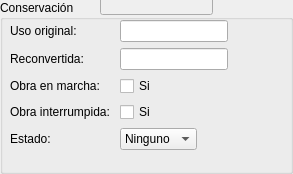
<?xml version="1.0" encoding="UTF-8"?>
<ui version="4.0">
 <class>ConservacionForm</class>
 <widget class="QGroupBox" name="ConservacionForm">
  <property name="geometry">
   <rect>
    <x>0</x>
    <y>0</y>
    <width>293</width>
    <height>174</height>
   </rect>
  </property>
  <property name="font">
   <font>
    <pointsize>9</pointsize>
   </font>
  </property>
  <property name="windowTitle">
   <string>Conservación</string>
  </property>
  <property name="title">
   <string>Conservación</string>
  </property>
  <widget class="QLineEdit" name="cuentaEdit">
   <property name="enabled">
    <bool>false</bool>
   </property>
   <property name="geometry">
    <rect>
     <x>100</x>
     <y>-10</y>
     <width>113</width>
     <height>25</height>
    </rect>
   </property>
  </widget>
  <widget class="QWidget" name="layoutWidget">
   <property name="geometry">
    <rect>
     <x>10</x>
     <y>20</y>
     <width>271</width>
     <height>143</height>
    </rect>
   </property>
   <layout class="QFormLayout" name="formLayout">
    <item row="0" column="0">
     <widget class="QLabel" name="consUsoLbl">
      <property name="minimumSize">
       <size>
        <width>104</width>
        <height>0</height>
       </size>
      </property>
      <property name="maximumSize">
       <size>
        <width>104</width>
        <height>16777215</height>
       </size>
      </property>
      <property name="text">
       <string>Uso original:</string>
      </property>
      <property name="buddy">
       <cstring>consUsoEdit</cstring>
      </property>
     </widget>
    </item>
    <item row="0" column="1">
     <widget class="QLineEdit" name="consUsoEdit">
      <property name="sizePolicy">
       <sizepolicy hsizetype="Fixed" vsizetype="Fixed">
        <horstretch>0</horstretch>
        <verstretch>0</verstretch>
       </sizepolicy>
      </property>
      <property name="maxLength">
       <number>50</number>
      </property>
     </widget>
    </item>
    <item row="1" column="0">
     <widget class="QLabel" name="consReconvertidaLbl">
      <property name="minimumSize">
       <size>
        <width>104</width>
        <height>0</height>
       </size>
      </property>
      <property name="maximumSize">
       <size>
        <width>104</width>
        <height>16777215</height>
       </size>
      </property>
      <property name="text">
       <string>Reconvertida:</string>
      </property>
      <property name="buddy">
       <cstring>consReconvertidaEdit</cstring>
      </property>
     </widget>
    </item>
    <item row="1" column="1">
     <widget class="QLineEdit" name="consReconvertidaEdit">
      <property name="sizePolicy">
       <sizepolicy hsizetype="Fixed" vsizetype="Fixed">
        <horstretch>0</horstretch>
        <verstretch>0</verstretch>
       </sizepolicy>
      </property>
      <property name="maxLength">
       <number>50</number>
      </property>
     </widget>
    </item>
    <item row="2" column="0">
     <widget class="QLabel" name="consObraMarchaLbl">
      <property name="minimumSize">
       <size>
        <width>104</width>
        <height>0</height>
       </size>
      </property>
      <property name="maximumSize">
       <size>
        <width>104</width>
        <height>16777215</height>
       </size>
      </property>
      <property name="text">
       <string>Obra en marcha:</string>
      </property>
      <property name="buddy">
       <cstring>consObraMarchaCheck</cstring>
      </property>
     </widget>
    </item>
    <item row="2" column="1">
     <widget class="QCheckBox" name="consObraMarchaCheck">
      <property name="text">
       <string>Si</string>
      </property>
     </widget>
    </item>
    <item row="3" column="0">
     <widget class="QLabel" name="consObraInterrumpidaLbl">
      <property name="minimumSize">
       <size>
        <width>104</width>
        <height>0</height>
       </size>
      </property>
      <property name="maximumSize">
       <size>
        <width>104</width>
        <height>16777215</height>
       </size>
      </property>
      <property name="text">
       <string>Obra interrumpida:</string>
      </property>
      <property name="buddy">
       <cstring>consObraInterrumpidaCheck</cstring>
      </property>
     </widget>
    </item>
    <item row="3" column="1">
     <widget class="QCheckBox" name="consObraInterrumpidaCheck">
      <property name="text">
       <string>Si</string>
      </property>
     </widget>
    </item>
    <item row="4" column="0">
     <widget class="QLabel" name="consEstadoLbl">
      <property name="minimumSize">
       <size>
        <width>104</width>
        <height>0</height>
       </size>
      </property>
      <property name="maximumSize">
       <size>
        <width>104</width>
        <height>16777215</height>
       </size>
      </property>
      <property name="text">
       <string>Estado:</string>
      </property>
      <property name="buddy">
       <cstring>consEstadoCmb</cstring>
      </property>
     </widget>
    </item>
    <item row="4" column="1">
     <widget class="QComboBox" name="consEstadoCmb">
      <property name="sizePolicy">
       <sizepolicy hsizetype="Fixed" vsizetype="Fixed">
        <horstretch>0</horstretch>
        <verstretch>0</verstretch>
       </sizepolicy>
      </property>
      <item>
       <property name="text">
        <string>Ninguno</string>
       </property>
      </item>
     </widget>
    </item>
   </layout>
  </widget>
 </widget>
 <resources/>
 <connections/>
</ui>
